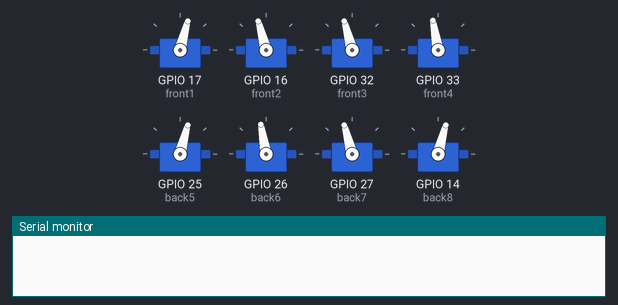
The sketch below on a simulated ESP32. On the bench: 8 × servo, the last lines printed to the serial monitor.

Above: at 0.05 s.
At 0.5 s:
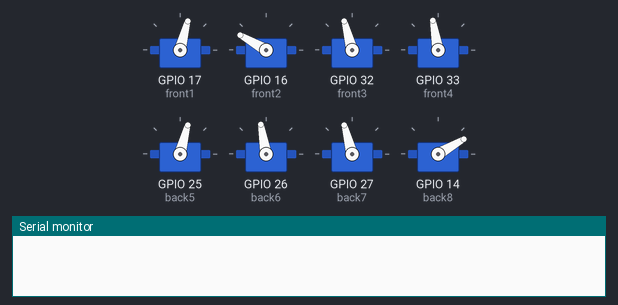
At 1.0 s:
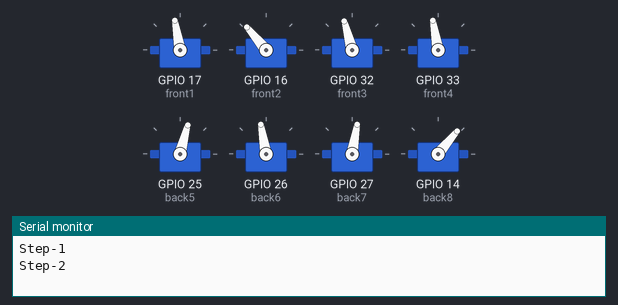
At 2.0 s:
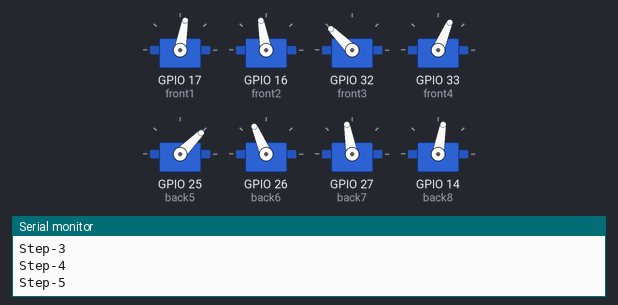
At 2.95 s:
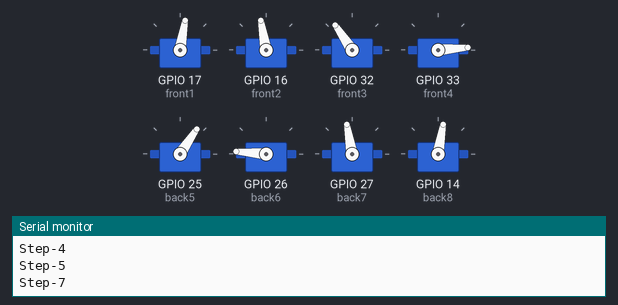
At 3.95 s:
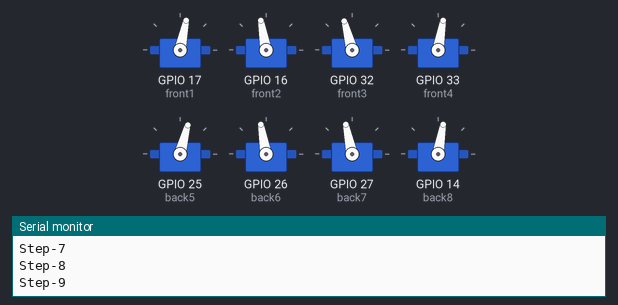
Timing chart, 0 to 9.2 s (numbered marks = the images above):
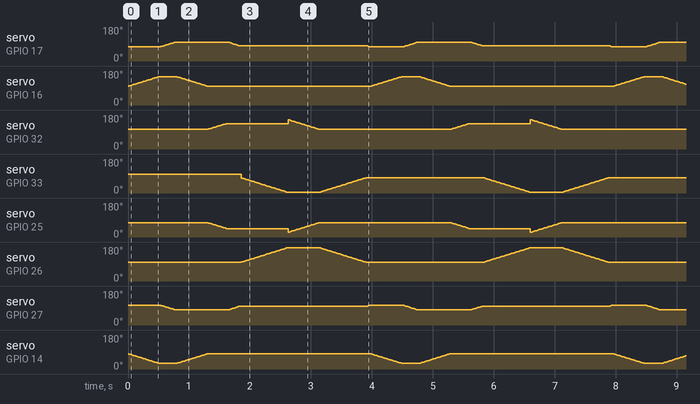

The sketch:

sarvesh.ino
```cpp
#include <ESP32Servo.h>

#define front1 17
#define front2 16
#define front3 32
#define front4 33

#define back5 25
#define back6 26
#define back7 27
#define back8 14

Servo Servofront1;
Servo Servofront2;
Servo Servofront3;
Servo Servofront4;

Servo Servoback5;
Servo Servoback6;
Servo Servoback7;
Servo Servoback8;

void setup()
{
  Serial.begin(9600);
  Servofront1.attach(front1);
  Servofront2.attach(front2);
  Servofront3.attach(front3);
  Servofront4.attach(front4);

  Servoback5.attach(back5);
  Servoback6.attach(back6);
  Servoback7.attach(back7);
  Servoback8.attach(back8);


  Servoback6.write(100);
  Servoback5.write(75);
  Servoback7.write(180 - 75);
  Servoback8.write(180 - 100);
  Servofront1.write(75);
  Servofront2.write(100);
  Servofront3.write(180 - 75);
  Servofront4.write(100);
}


void loop()
{
  int pos = 0;
  // front right


  for (pos = 100; pos <= 150; pos++)
  {
    Servofront2.write(pos);
    Servoback8.write(180 - pos);
    delay(10);
  }
  Serial.println("Step-1");
  delay(10);

  for (pos = 75; pos <= 100; pos++)
  {
    Servofront1.write(pos);
    Servoback7.write(180 - pos);
    delay(10);
  }
  Serial.println("Step-2");
  delay(10);

  for (pos = 150; pos >= 100; pos--)
  {
    Servofront2.write(pos);
    Servoback8.write(180 - pos);
    delay(10);
  }
  Serial.println("Step-3");
  delay(10);


  for (pos = 75; pos >= 45; pos--)
  {
    Servoback5.write(pos);
    Servofront3.write(180 - pos);
    delay(10);
  }
  Serial.println("Step-4");
  delay(10);


  for (pos = 100; pos >= 80; pos--)
  {
    Servofront1.write(pos);
    Servoback7.write(180 - pos);
    delay(10);
  }
  Serial.println("Step-5");
  delay(10);

//  for (pos = 25; pos >= 5; pos--)
//  {
//    Servoback5.write(pos);
//    Servofront3.write(180 - pos);
//    delay(10);
//  }
//  Serial.println("Step-6");
//  delay(10);

  for (pos = 100; pos <= 175; pos++)
  {
    Servoback6.write(pos);
    Servofront4.write(180 - pos);
    delay(10);
  }
  Serial.println("Step-7");
  delay(10);

  for (pos = 25; pos <= 75; pos++)
  {
    Servoback5.write(pos);
    Servofront3.write(180 - pos);
    delay(10);
  }
  Serial.println("Step-8");
  delay(10);

  for (pos = 175; pos >= 100; pos--)
  {
    Servoback6.write(pos);
    Servofront4.write(180 - pos);
    delay(10);
  }
  Serial.println("Step-9");
  delay(10);


  for (pos = 80; pos >= 75; pos--)
  {
    Servofront1.write(pos);
    Servoback7.write(180 - pos);
    delay(10);
  }
  Serial.println("Step-10");
  delay(10);

//  for (pos = 110; pos >= 100; pos--)
//  {
//    Servoback6.write(pos);
//    Servofront4.write(180 - pos);
//    delay(10);
//  }
//  Serial.println("Step-11");
//  delay(10);
//
//  for (pos = 80; pos >= 75; pos--)
//  {
//    Servoback5.write(pos);
//    Servofront3.write(180 - pos);
//    delay(10);
//  }
//  Serial.println("Step-12");
//  delay(10);
//
//  for (pos = 110; pos >= 100; pos--)
//  {
//    Servofront2.write(pos);
//    Servoback8.write(180 - pos);
//    delay(10);
//  }
//  Serial.println("Step-13");
//  delay(10);
//
//  for (pos = 25; pos <= 80; pos++)
//  {
//    Servofront1.write(pos);
//    Servoback7.write(180 - pos);
//    delay(10);
//  }
//  Serial.println("Step-14");
//  delay(10);


}
```
